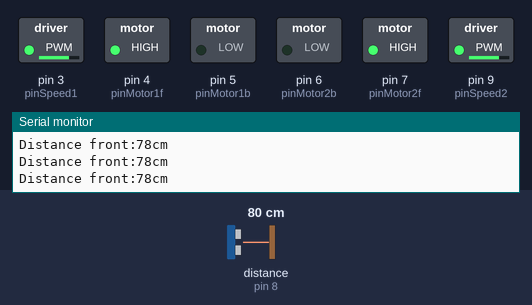
This sketch was run on a simulated Arduino Uno, built with avr-gcc and run on an emulated ATmega328P. Parts: switched loads named in the sketch (green lamp = pin HIGH), the last lines printed to the serial monitor. Wiring (inferred from the names in the program): ultrasonic range finder: trigger pin 10; echo pin 8. The test bench sets the inputs (shaded band); at power-on: distance to the obstacle (sensor on pin 8) 80 cm. The echo pulse lasts 58.3 µs per cm; pins used as bus, display or sensor lines are not drawn.

Above: at 1.2 s.
1.3 s: distance to the obstacle (sensor on pin 8) set to 41 cm
4.3 s: distance to the obstacle (sensor on pin 8) set to 33 cm
At 7.0 s:
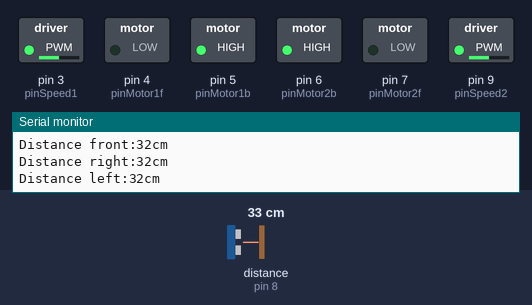
7.3 s: distance to the obstacle (sensor on pin 8) set to 250 cm
At 7.85 s:
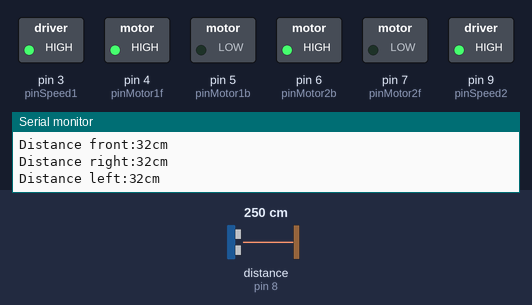
10.3 s: distance to the obstacle (sensor on pin 8) set to 2 cm
At 11.5 s:
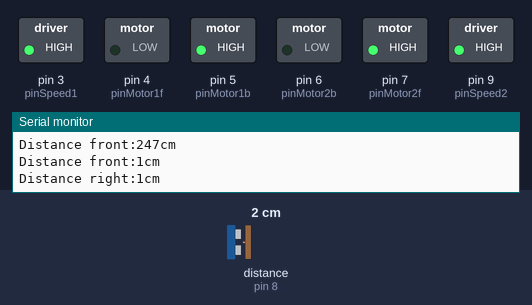
13.3 s: distance to the obstacle (sensor on pin 8) set to 60 cm
At 15.1 s:
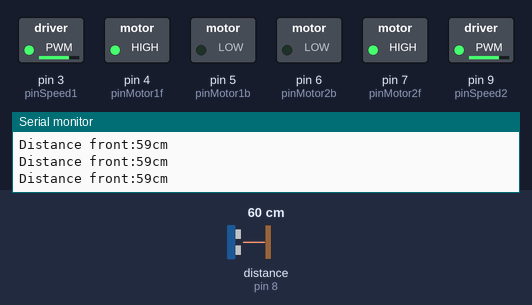
Timing chart, 0 to 16.4 s (numbered marks = the images above; inputs shaded):
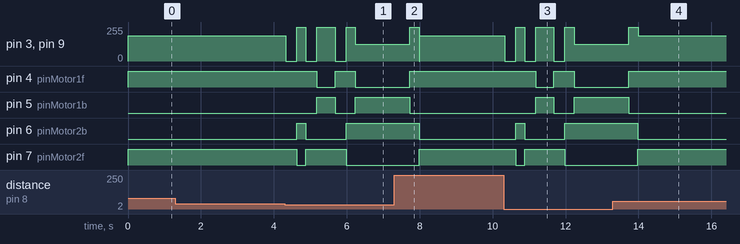

The sketch:

Car_Code.ino
```cpp
int pinMotor1f = 4;
int pinMotor1b = 5;
int pinMotor2f = 7;
int pinMotor2b = 6;
int pinSpeed1 = 3;
int pinSpeed2 = 9;
//Initiating the pins that control the motors

int trigPin = 10;
int echoPin = 8;
//Initiating the pins for the ultrasonic sensor

double motorSpeed1;
double motorSpeed2;
//Vatiables for the motor speeds

void setup(){

  pinMode(pinMotor1f,OUTPUT);
  pinMode(pinMotor1b,OUTPUT);
  pinMode(pinMotor2f,OUTPUT);
  pinMode(pinMotor2b,OUTPUT);
  pinMode(pinSpeed1,OUTPUT);
  pinMode(pinSpeed2,OUTPUT);

  pinMode(trigPin,OUTPUT);
  pinMode(echoPin,INPUT);
  //Designating the pins as Output/Input

  Serial.begin(9600);

}

void loop(){

  int distanceFront = readDistance();
  Serial.print("Distance front:");
  Serial.print(distanceFront);
  Serial.println("cm");
  //The car reads the distance in front of it, puts it in the distanceFront variable, and prints it to the serial monitor.

  if(distanceFront>35){
   DrivingForward(75);
   //If the distance in front of the car is more than 35cm it keeps driving forward at 75% speed (the speed can be changed)
  }
  else{
    Stop();
    delay(300);
    //If the distance in front of the car becomes less than 35cm it stops and:

    turnRight();
    int distanceRight = readDistance();
      if (distanceRight>1500 || distanceRight<0){
          distanceRight = readDistance();}
    Serial.print("Distance right:");
    Serial.print(distanceRight);
    Serial.println("cm");
    delay(300);
    //The car faces right and measures the distance to the right. If the distance is too high or too low (suggesting a problem with the measurement) it measures again, in an attempt to minimise the possible problems. It then proceeds to print the value to the serial monitor.

    turnLeft();
    turnLeft();
    int distanceLeft = readDistance();
      if (distanceLeft>1500 || distanceLeft<0){
          distanceLeft = readDistance();}
    Serial.print("Distance left:");
    Serial.print(distanceLeft);
    Serial.println("cm");
    delay(300);
    //The car turns left and measures the distance to the left. If the distance is too high or too low (suggesting a problem with the measurement) it measures again. It then proceeds to print the value to the serial monitor.


    if((distanceLeft>distanceRight) && (distanceLeft>distanceFront)){
      DrivingForward(75);
    //The car checks if the distance to the left is greater than that to the right and to the front. If that is the case, it starts driving to the left.

    }
    else if((distanceRight>distanceLeft) && (distanceRight>distanceFront)){
      turnRight();
      turnRight();
      DrivingForward(75);
    //The car checks if the distance to the right is greater than that to the left and to the front. If that is the case, it starts driving to the right.

    }
    else{
      turnRight();
      DrivingBackward(50);
      delay(1500);
      turnRight();
      //if the distance to the right and to the left is both less than that in front (meaning it's less than 35cm => it's surrounded and the only way out is back), then the car ratates to its original orientation and drives back.
    }
  }

}


void forward1(int fSpeed1){
  digitalWrite(pinMotor1f, HIGH);
  digitalWrite(pinMotor1b, LOW);
  analogWrite(pinSpeed1, fSpeed1);
  //Standart function for driving the right motors forward with a desired speed put in the function brackets
}

void backward1(int bSpeed1){
  digitalWrite(pinMotor1f, LOW);
  digitalWrite(pinMotor1b, HIGH);
  analogWrite(pinSpeed1, bSpeed1);
  //Standart function for driving the right motors backward with a desired speed put in the function brackets
}

void forward2(int fSpeed2){
  digitalWrite(pinMotor2f, HIGH);
  digitalWrite(pinMotor2b, LOW);
  analogWrite(pinSpeed2, fSpeed2);
  //Standart function for driving the left motors forward with a desired speed put in the function brackets
}

void backward2(int bSpeed2){
  digitalWrite(pinMotor2f, LOW);
  digitalWrite(pinMotor2b, HIGH);
  analogWrite(pinSpeed2, bSpeed2);
  //Standart function for driving the left motors backward with a desired speed put in the function brackets
}

void DrivingForward(int speeed1){
  //Standart function for driving forward with a constant speed given as a percentage in the function brackets
  motorSpeed1 = 0.01*speeed1;
  motorSpeed2 = 0.01*speeed1;
  forward1(motorSpeed1*255);
  forward2(motorSpeed2*255);
}

void DrivingBackward(int speeed2){
  //Standart function for driving backward with a constant speed given as a percentage in the function brackets
  motorSpeed1 = 0.01*speeed2;
  motorSpeed2 = 0.01*speeed2;
  backward1(motorSpeed1*255);
  backward2(motorSpeed2*255);
}

void Stop(){
  //Function that stops the car
  motorSpeed1 = 0.0;
  motorSpeed2 = 0.0;
  forward1(motorSpeed1*255);
  forward2(motorSpeed2*255);
}

void turnRight(){
  //Function that makes the car turn right by 90 degrees
  motorSpeed1 = 1.0;
  motorSpeed2 = 1.0;
  forward1(motorSpeed1*255);
  backward2(motorSpeed2*255);
  delay(250);
  Stop();
}

void turnLeft(){
  //Function that makes the car turn left by 90 degrees
  motorSpeed1 = 1.0;
  motorSpeed2 = 1.0;
  backward1(motorSpeed1*255);
  forward2(motorSpeed2*255);
  delay(250);
  Stop();
}

int readDistance(){
  //Function that reads the distance with the ultrasonic sensor and returns its value
  digitalWrite(trigPin, LOW);
  delayMicroseconds(2);
  digitalWrite(trigPin, HIGH);
  delayMicroseconds(10);
  digitalWrite(trigPin, LOW);

  long echoPinReading = pulseIn(echoPin, HIGH);
  int distance = echoPinReading*0.034/2;
  return distance;
}
```

Measured:
- the behaviour switches between 37 and 36 cm on distance to the obstacle (sensor on pin 8) (found by bisection; images 0 and 1)
- after the input at 4.3 s, pin 3 (pinSpeed1): 191/255 → 0/255 at once, → 255/255 0.30 s later, → 0/255 0.25 s later, → 255/255 0.30 s later, … (7 changes in this stretch); pin 4 (pinMotor1f): HIGH → LOW after 0.88 s, → HIGH 0.50 s later, → LOW 0.55 s later
- after the input at 7.3 s, pin 4 (pinMotor1f): goes on until 7.7 s, then stays HIGH; pin 5 (pinMotor1b): goes on until 7.7 s, then stays LOW; pin 6 (pinMotor2b): goes on until 8.0 s, then stays LOW; pin 7 (pinMotor2f): goes on until 8.0 s, then stays HIGH
- after the input at 10.3 s, pin 3 (pinSpeed1): 191/255 → 0/255 at once, → 255/255 0.30 s later, → 0/255 0.25 s later, → 255/255 0.30 s later, … (7 changes in this stretch); pin 4 (pinMotor1f): HIGH → LOW after 0.88 s, → HIGH 0.50 s later, → LOW 0.55 s later
- after the input at 13.3 s, pin 4 (pinMotor1f): goes on until 13.7 s, then stays HIGH; pin 5 (pinMotor1b): goes on until 13.7 s, then stays LOW; pin 6 (pinMotor2b): goes on until 14.0 s, then stays LOW; pin 7 (pinMotor2f): goes on until 14.0 s, then stays HIGH
